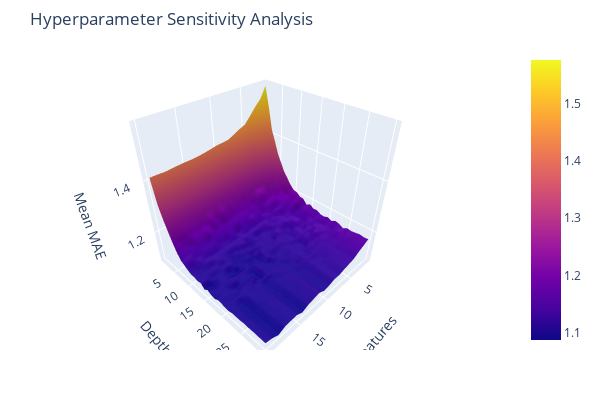

Notebook source saved alongside this figure:
### Code cell
Z_grid = df_results4.pivot_table(index='model_depth',
                                 columns='model_features',
                                 values='mean_mae',
                                 ).sort_index(ascending=True)
x = Z_grid.columns.values
y__ = Z_grid.index.values
z = Z_grid.values

fig = go.Figure(data=[go.Surface(z=z, x=x, y=y__)])
fig.update_layout(title=dict(text='Hyperparameter Sensitivity Analysis'), 
                #   autosize=True, 
                  width=600, 
                  height=400,
                  margin=dict(l=20, r=20, b=50, t=50),
                  scene=dict(
                      xaxis_title = 'Features',
                      yaxis_title = 'Depth',
                      zaxis_title = 'Mean MAE'
                  )
                  )
fig.show()

### Figure 1 — Plotly figure (JSON) as saved in the notebook; plotly's stock layout.template omitted (floating-point values rounded to 4 significant figures; data arrays with more than 128 entries replaced by an {"elided": "..."} marker saying what was removed)
{"data": [{"type": "surface", "x": [1, 2, 3, 4, 5, 6, 7, 8, 9, 10, 11, 12, 13, 14, 15, 16, 17, 18, 19, 20], "y": [1, 2, 3, 4, 5, 6, 7, 8, 9, 10, 11, 12, 13, 14, 15, 16, 17, 18, 19, 20, 21, 22, 23, 24, 25, 26, 27, 28, 29, 30], "z": {"elided": "30x20 float values"}}], "layout": {"height": 400, "margin": {"b": 50, "l": 20, "r": 20, "t": 50}, "scene": {"xaxis": {"title": {"text": "Features"}}, "yaxis": {"title": {"text": "Depth"}}, "zaxis": {"title": {"text": "Mean MAE"}}}, "title": {"text": "Hyperparameter Sensitivity Analysis"}, "width": 600}}
